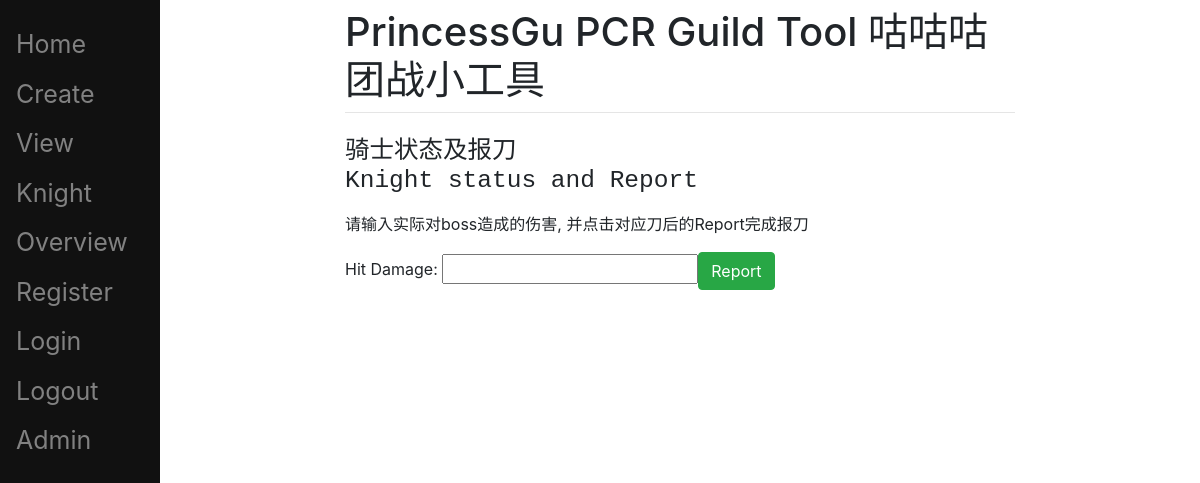
The app's page /knight/ (signed in), older data.
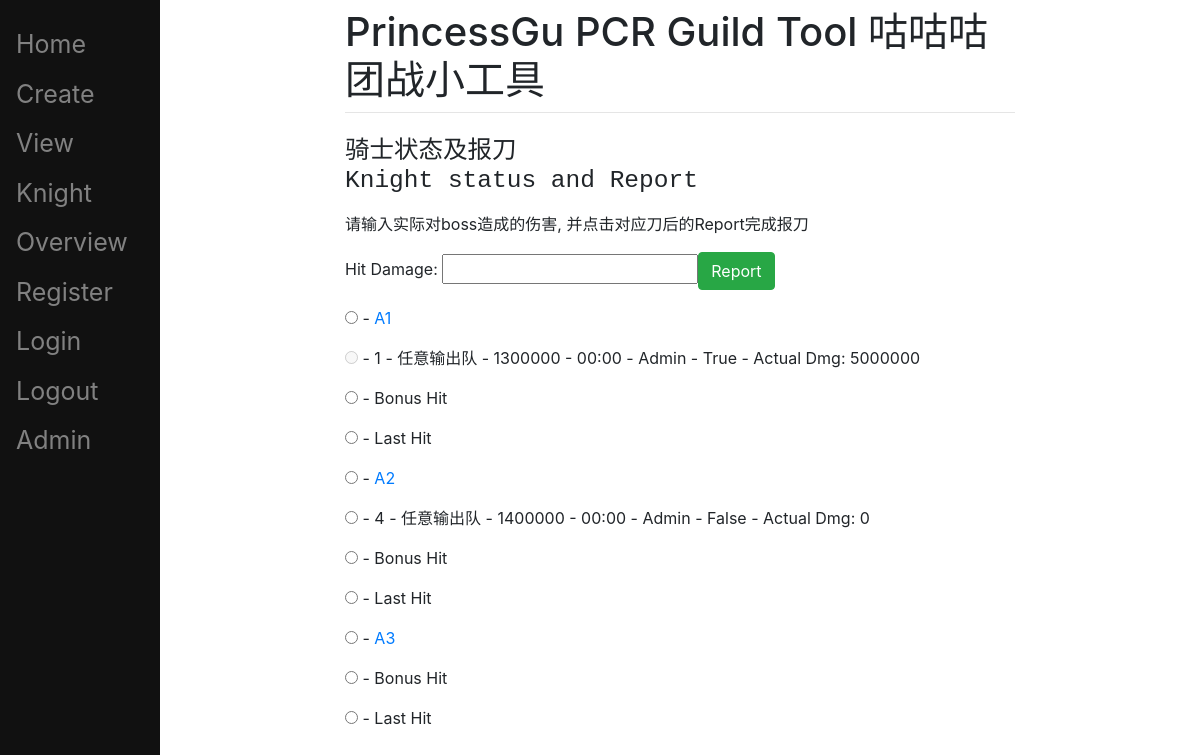
The same page, newer data.
### main/models.py (models this page shows, shortened)
class ToDoList(models.Model):
    user = models.ForeignKey(User, on_delete=models.CASCADE, related_name="todolist", null=True)
    name = models.CharField(max_length=200)
    required_dmg = models.IntegerField()
    hp = models.IntegerField()
    hp_current = models.IntegerField()

class Item(models.Model):
    todolist = models.ForeignKey(ToDoList, on_delete=models.CASCADE)
    text = models.CharField(max_length=200)
    owner = models.CharField(max_length=200)
    dmg = models.IntegerField()
    time = models.CharField(max_length=200)
    actualDmg = models.IntegerField()
    complete = models.BooleanField()

### main/views.py (the view, shortened to what this page needs)
# urls.py: path("knight/", views.knight, name="knight"),
def knight(response):
    if str(response.user) != "AnonymousUser":
        all_list = ToDoList.objects.all()
        return render(response, "main/knight.html", {"all_list": all_list})
    return render(response, "main/view.html")

### main/templates/main/knight.html (shortened to what this page needs)
{% extends 'main/base.html' %}
{% block content %}
<h3>
<pre>
骑士状态及报刀
Knight status and Report
</pre>
</h3>
<p>请输入实际对boss造成的伤害, 并点击对应刀后的Report完成报刀</p>
<form method="POST" action="/knight/">
    <p>Hit Damage: <input type="text", name="actualdmg" required><button type="submit", name="submit" class="btn btn-success">Report</button></p>
    {% for td in all_list %}
        <p><input type="radio" name="reportList", value={{td.id}} required> - <a href="/{{td.id}}">{{td.name}}</a></p>
        {% for i in td.item_set.all %}
            {% if user.username == i.owner%}
                <p>
                    {% if not i.complete %}
                        <input type="radio" name="reportItem", value={{i.id}} required>
                    {% else %}
                        <input type="radio" name="reportItem", value={{i.id}} disabled>
                    {% endif %}
                    - {{i.id}} - {{i.text}} - {{i.dmg}} - {{i.time}} - {{i.owner}} - {{i.complete}} - Actual Dmg: {{i.actualDmg}}
                </p>
            {% endif %}
        {% endfor %}
        <p><input type="radio" name="reportItem", value="bonus_hit" required> - Bonus Hit</p>
        <p><input type="radio" name="reportItem", value="last_hit" required> - Last Hit</p>
    {% endfor %}
</form>
{% endblock %}

Row changes from the older to the newer data that the page shows:
added ToDoList: name "A1"
added Item: id "1", text "任意输出队", dmg "1300000", time "00:00", owner "Admin", complete "True", actualDmg "5000000", shown under "A1"
added ToDoList: name "A2"
added Item: id "4", text "任意输出队", dmg "1400000", time "00:00", owner "Admin", complete "False", actualDmg "0", shown under "A2"
added ToDoList: name "A3"
